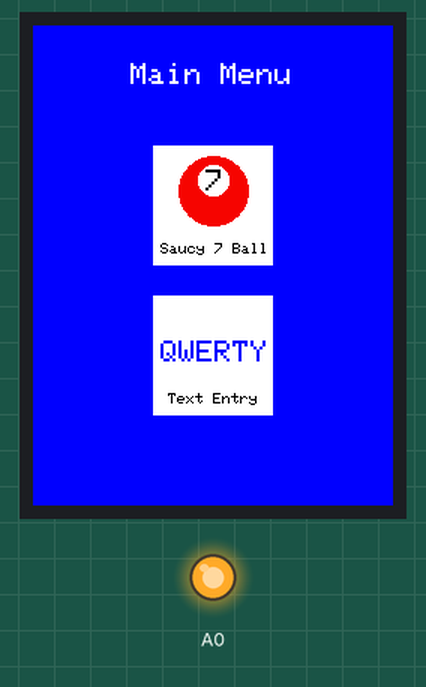
A sketch run on a simulated Arduino Uno, built with avr-gcc and run on an emulated ATmega328P. On the bench: 240×320 colour display, output pins drawn as LEDs (lit = HIGH).

Above: at 0.3 s.

The sketch:

FVMR662JVMNQMLG.ino
```cpp
/* tft Demo for Instructables
    May 2019 - Gord Payne
    Uses MCUfriend.com 2.4" TFT display shield for Uno
*/
#define MINPRESSURE 10 // set pressure thresholds for touchscreen
#define MAXPRESSURE 1000
#include <Adafruit_GFX.h> // graphics library
#include <MCUFRIEND_kbv.h> // screen control library
MCUFRIEND_kbv tft; // define tft object

// configure the Analog ports
#define LCD_CS A3 // Chip Select goes to Analog 3
#define LCD_CD A2 // Command/Data goes to Analog 2
#define LCD_WR A1 // LCD Write goes to Analog 1
#define LCD_RD A0 // LCD Read goes to Analog 0
#define LCD_RESET A4 // Can alternately just connect to Arduino's reset pin


// MCUFRIEND UNO shield shares pins with the TFT.
#define YP A1   //A3 for ILI9320
#define YM 7    //9
#define XM A2
#define XP 6    //8

#include <TouchScreen.h>
TouchScreen ts = TouchScreen(XP, YP, XM, YM, 300); // define touch object
TSPoint tp; //Touchscreen_due branch uses Point
// Define some colours for use in screens
#define  BLACK   0x0000
#define  BLUE    0x001F
#define  GREEN   0x07E0
#define  YELLOW  0xFFE0
#define  WHITE   0xFFFF
#define  CHERRY   0xF020
// for help defining colours, go to: http://www.barth-dev.de/online/rgb565-color-picker/
/* click on the colour square and pick your colour. Then lookunder the RGB565 heading
    and you'll get the hex byte representation for that colour
*/

String cString = "qwerty";// characters for keyboard

char  letter[] = {'q', 'w', 'e', 'r', 't', 'y'};// letters for the keyboard app
int letX[] =     { 194, 291, 402, 516, 629, 739}; // the x and y coordinates for the letters on the keyboard
int letY[] =     { 316, 316, 316, 316, 316, 316};// QWERTY only provided

int funcX[] = {527, 527}; // x and y coordinates for two MENU buttons
int funcY[] = {632, 393};
int func[] = {1, 2}; // '1' is Saucy '7' Ball, '2' is the keyboard app

String msg = ""; // message string to build from keyboard app
long lastTouch = millis();// last touch time for minimum delay between touches
long tThresh = 200;// minimum time between touches
int mode = 0;// current display function - starts with 0 - menu screen
int tMode = 0;// the current touch mode - starts with 0 - menu screen

void setup()
{
  Serial.begin(9600);
  digitalWrite(A0, HIGH);
  pinMode(A0, OUTPUT);
  uint16_t ID = tft.readID(); // get the screen's ID
  tft.begin(ID);// assign the ID to the screen object
  tft.setRotation(0);// LANDSCAPE MODE = 1, Portrait mode = 0
  randomSeed(analogRead(A5));// use this for the Saucy '7' Bball app
  //splash(); // display the opening screen for your sketch
  menuScreen();
}

void loop() {
  //showTouch();// method to display touch coordinates on screen


}

///////////////////////////

void splash() {// Startup splash screen
  // DISPLAY x and y coordinates are measured from the top left of the screen in PORTRAIT MODE
  tft.fillScreen(WHITE);
  tft.setTextSize(5);
  tft.setCursor(80, 40);
  tft.setTextColor(BLUE);
  tft.print("TFT");
  tft.setTextSize(2);
  tft.setCursor(50, 140);
  tft.setTextColor(CHERRY);
  tft.print("Instructable");
  tft.setTextSize(3);
  tft.setCursor(90, 200);
  tft.setTextColor(BLACK);
  tft.print("Demo");

  delay(2500);// duration for the splash screen to remain displayed
}

void showTouch() {// diagnostic method to display touch locations on screen

  // with the reset button at the top of the board, the touches
  //are oriented with the x,y origin in the LOWER LEFT CORNER
  if (millis() - lastTouch > tThresh) { // if it's been long enough since last touch
    TSPoint p = ts.getPoint(); // get the screen touch

    if ((p.z > MINPRESSURE && p.z < MAXPRESSURE)) { // if it's a valid touch
      pinMode(YP, OUTPUT);  //restore the TFT control pins
      pinMode(XM, OUTPUT);// for display after detecting a touch
      // tft.fillScreen(BLUE);
      tft.fillRect(70, 80, 100, 30, WHITE);// erase previously displayed coordinates
      tft.setTextSize(2);
      tft.setTextColor(BLACK);
      tft.setCursor(80, 85);// top left corner of text
      tft.print(p.x);
      tft.print(",");
      tft.print(p.y);
      // ***remember TOUCH coordinates are not the same as DISPLAY COORDINATES
      if (abs(p.x - 236) < 70 && abs(p.y - 117 < 20)) {// menu button
        Serial.println("menu press");
      }
    }

    lastTouch = millis();// reset lastTouch for the next touch event
  }
}

void menuScreen() {// draw the main menu screen
  pinMode(YP, OUTPUT);  //restore the TFT control pins
  pinMode(XM, OUTPUT);// for display after detecting a touch
  tft.fillScreen(BLUE);
  tft.setFont();
  tft.setTextSize(2);
  tft.setCursor(30, 10);
  tft.setTextColor(WHITE);
  tft.setCursor(65, 25);
  tft.print("Main Menu");
  int xVal = 80;// starting x and y coordinates for menu buttons
  int yVal = 80;
  // order of parameters is (x,y, width, height, colour)
  // optionally, colour can be expressed as r,g,b with numbers from 0 to 255 for each colour
  tft.fillRect(xVal, yVal, 80, 80, WHITE  );
  tft.fillRect(xVal, yVal + 100, 80, 80, WHITE);

  // draw icons
  drawSevenIcon(0);
  drawTextIcon();
}


void drawTextIcon() {
  tft.setCursor(85, 210);
  tft.setTextColor(BLUE);
  tft.setTextSize(2);
  tft.print("QWERTY");

  tft.setCursor(90, 245);
  tft.setTextColor(BLACK);
  tft.setTextSize(0);
  tft.print("Text Entry");
}

void drawSevenIcon(int yAdj) {
  draw7Ball(yAdj);
  tft.setTextSize(0);
  tft.setCursor(85, 145);
  tft.print("Saucy 7 Ball");
}

void draw7Ball(int yAdj) {// yAdj parameter is for adjusting vertical alignment for App screen
  tft.fillCircle(120, 110 + yAdj, 23, CHERRY);
  tft.fillCircle(120, 103 + yAdj, 10, WHITE);
  tft.setTextColor(BLACK);
  tft.setTextSize(2);
  tft.setCursor(115, 96 + yAdj);
  tft.print("7");
}
```
